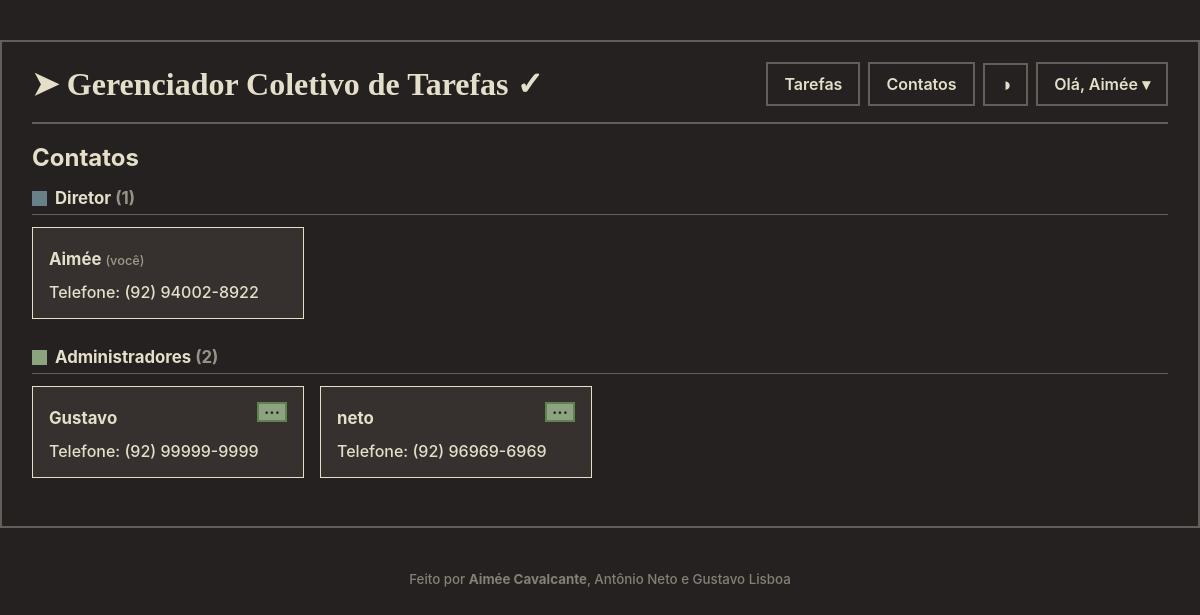
The page /contatos (signed in) on the database its author committed.
### models.py (models this page shows)
class User(db.Model, UserMixin): # Define a classe usuário
    id = db.Column(db.Integer, primary_key = True)
    username = db.Column(db.String(150), unique = True, nullable= False)
    password = db.Column(db.String(150), nullable=False)
    role = db.Column(db.String(10), default = 'membro') # Administrador ou membro
    telefone = db.Column(db.String(20), nullable=False)

### app.py (the view)
@app.route('/contatos')
@login_required
def contatos():
    return render_template('contatos.html', users=all_users())

### app.py (called while the page is built)
@login_manager.user_loader
def load_user(user_id):
    return db.session.get(User, int(user_id))

def is_admin(user):
    return user.role in ADMIN_ROLES

def is_diretor(user):
    return user.role == 'diretor'

def can_delete_user(target):
    if is_diretor(target):
        return False
    if current_user.id == target.id:
        return True
    if is_diretor(current_user):
        return True
    return is_admin(current_user) and not is_admin(target)

def can_promote(target):
    return is_diretor(current_user) and not is_admin(target)

def can_demote(target):
    return is_diretor(current_user) and target.role == 'admin'

@app.context_processor
def inject_globals():
    return dict(
        STATUS_ORDER=STATUS_ORDER,
        STATUS_EDITAVEIS=STATUS_EDITAVEIS,
        STATUS_CSS=STATUS_CSS,
        PRIORITY_CSS=PRIORITY_CSS,
        PRIORIDADES=PRIORIDADES,
        can_edit=can_edit,
        can_delete=can_delete,
        can_delete_user=can_delete_user,
        can_promote=can_promote,
        can_demote=can_demote,
        is_admin=is_admin,
        is_diretor=is_diretor
    )

@app.template_filter('telefone')
def format_phone(d):
    if not d:
        return ''
    if len(d) == 11:
        return f'({d[:2]}) {d[2:7]}-{d[7:]}'
    return f'({d[:2]}) {d[2:6]}-{d[6:]}'

def all_users():
    return User.query.order_by(User.username).all()

### templates/contatos.html (shortened to what this page needs)
{% extends "base.html" %}
{% from "macros.html" import role_label %}
{% block content %}
<h2 class="page-title titulo-contatos">Contatos</h2>
{% set secoes = [
    ('Diretor', users|selectattr('role', 'equalto', 'diretor')|list),
    ('Administradores', users|selectattr('role', 'equalto', 'admin')|list),
    ('Membros', users|rejectattr('role', 'in', ['diretor', 'admin'])|list),
] %}
{% for titulo, lista in secoes if lista %}
<div class="contacts-section">
<div class="contacts-section-header">
    {% if titulo == 'Diretor' %}
        <span class="role-dot dot-diretor"></span>
    {% elif titulo == 'Administradores' %}
        <span class="role-dot dot-admin"></span>
    {% endif %}
    <h3 class="contacts-section-title">{{ titulo }} <span class="muted-text">({{ lista|length }})</span></h3>
</div>
<div class="contacts-grid">
    {% for u in lista %}
    <section class="card contact-card">
        <div class="contact-card-header">
            <h3 class="contact-name">{{ u.username }}{% if u.id == current_user.id %} <span class="current-user-label">(você)</span>{% endif %}</h3>
            {% if u.id != current_user.id and (can_promote(u) or can_demote(u) or can_delete_user(u)) %}
            <details class="dropdown drop-contato">
                <summary class="button button-secondary button-details">...</summary>
            </details>
            {% endif %}
        </div>
        <p class="contact-phone">
            Telefone:
            {% if u.telefone %}
                {{ u.telefone|telefone }}
            {% else %}
                <span class="muted-text">não informado</span>
            {% endif %}
        </p>
    </section>
    {% endfor %}
</div>
</div>
{% endfor %}
{% endblock %}

### templates/base.html (shortened to what this page needs)
<!DOCTYPE html>
<html lang="pt-BR" class="kemuri-koke-dark">
<head>
    <link rel="stylesheet" href="{{ url_for('static', filename='style.css') }}">
</head>
<body>
<main class="{% block container_class %}container{% endblock %}">
    <header class="header">
        <h1 class="logo">
            <a href="{{ url_for('home') }}" class="logo-link">➤ Gerenciador Coletivo de Tarefas ✓</a>
        </h1>
        <nav class="main-menu">
            {% if current_user.is_authenticated %}
                <a href="{{ url_for('dashboard') }}" class="button button-secondary">Tarefas</a>
                <a href="{{ url_for('contatos') }}" class="button button-secondary">Contatos</a>
                <button type="button" id="theme-toggle" class="button theme-button button-secondary" aria-label="Alternar tema"></button>
                <details class="dropdown">
                    <summary class="button button-secondary">Olá, {{ current_user.username }} ▾</summary>
                </details>
            {% else %}
                <a href="{{ url_for('login') }}" class="button button-secondary">Entrar</a>
                <a href="{{ url_for('register') }}" class="button button-secondary">Registrar</a>
            {% endif %}
        </nav>
    </header>
<hr class="divisoria-horizontal">
    {% block content %}{% endblock %}
</main>
<footer class="footer">
    <small>Feito por <b>Aimée Cavalcante</b>, Antônio Neto e Gustavo Lisboa</small>
</footer>
</body>
</html>

### static/style.css (style rules this page uses)
:root { font-family: -apple-system, Segoe UI, sans-serif; font-weight: 500; }
.kemuri-koke-dark { color-scheme: dark; }
* { box-sizing: border-box; }
body { background: var(--mSurface); color: var(--mOnSurface); margin: 0; }
.container { max-width: 1400px; margin: 40px auto; padding: 20px 30px; border: 2px solid var(--mOutline); }
.divisoria-horizontal { border: none; border-top: 0px solid var(--mOutline); height: 2px; width: 100%; background-color: var(--mOutline); margin: 12px 0px 12px 0px; }
.header { display: flex; align-items: center; justify-content: space-between; flex-wrap: wrap; gap: 12px; margin-bottom: 16px; }
.logo { margin: 0; font-size: 2rem; font-weight: 700; font-family: Verdana, Geneva, Tahoma, serif; }
.logo-link { color: inherit; text-decoration: none; }
.main-menu { display: flex; align-items: center; flex-wrap: wrap; gap: 8px; }
.footer { text-align: center; opacity: 0.5; margin: 24px 0 40px; }
.button { display: inline-block; font: inherit; font-weight: 600; line-height: normal; text-align: center; text-decoration: none; padding: 10px 16px; border: 2px solid var(--mOutline); border-radius: 0px; cursor: pointer; background: var(--mSurface); color: var(--mOnSurface); }
.theme-button { font-size: 1.2rem; padding: 7.5px 15px; }
.button-secondary { background: var(--mSurface); color: var(--mOnSurface); }
.button-details { width: 30px; height: 20px; text-align: center; flex-shrink: 0; display: inline-flex; align-items: center; justify-content: center; padding: 0px 0px 9px 0px; border: 2px solid var(--darkGreen); background: var(--mPrimary); color: var(--mOnPrimary); font-size: 1rem; font-weight: 700; line-height: 1; cursor: pointer; }
.dropdown { position: relative; display: inline-block; }
.dropdown summary { list-style: none; cursor: pointer; user-select: none; }
.card { background: var(--mSurfaceVariant); border: 1px solid var(--mOnSurfaceVariant); border-radius: 0px; padding: 16px; margin: 12px 0; }
.page-title { margin: 10px 0px 16px 0px; font-size: 1.5rem; font-weight: 700; }
.titulo-contatos { margin-top: 19px; }
.muted-text { opacity: 0.6; }
.current-user-label { font-size: 0.8rem; font-weight: 500; opacity: 0.6; }
.role-dot { display: inline-block; width: 15px; height: 15px; border-radius: 0%; flex-shrink: 0; }
.dot-admin { background-color: var(--admin); }
.dot-diretor { background-color: var(--diretor); }
.contacts-section { margin-bottom: 28px; }
.contacts-section-header { display: flex; align-items: center; gap: 8px; margin: 0 0 12px 0; padding-bottom: 6px; border-bottom: 1px solid var(--mOutline); }
.contacts-section-title { margin: 0; font-size: 1.05rem; font-weight: 700; }
.contacts-grid { display: grid; grid-template-columns: repeat(auto-fill, minmax(220px, 1fr)); gap: 16px; }
.contact-card { margin: 0; }
.contact-card-header { display: flex; align-items: center; min-height: 30px; justify-content: space-between; gap: 8px; margin-bottom: 8px; }
.contact-name { margin: 0; font-size: 1.05rem; word-break: break-word; }
.contact-phone { margin: 0; }
.drop-contato { margin-top: -16px; }

### static/palette.css (style rules this page uses)
.kemuri-koke-dark { --mPrimary: #8ba37e; --mOnPrimary: #242120; --mSecondary: #a69680; --mOnSecondary: #242120; --mTertiary: #cb9168; --mOnTertiary: #242120; --mError: #c6685d; --mOnError: #242120; --mSurface: #242120; --mOnSurface: #e5dec9; --mSurfaceVariant: #36312f; --mOnSurfaceVariant: #e5dec9; --mOutline: #665c58; --mShadow: #000000; --mHover: #8ba37e; --mOnHover: #242120; --black: #242120; --red: #c6685d; --darkRed: #a44035; --green: #8ba37e; --yellow: #cb9168; --blue: #67808a; --magenta: #a27886; --cyan: #769f93; --white: #e5dec9; --darkBlue: #45636f; --darkGreen:#618051; --diretor:#67808a; --admin:#8ba37e; }

### rows shown on the page
User: username "Aimée", role "diretor" (drawn), shows "(você)", telefone|telefone "(92) 94002-8922"
User: username "Gustavo", telefone|telefone "(92) 99999-9999"
User: username "neto", telefone|telefone "(92) 96969-6969"

### other values the page prints
{{ titulo }} "Diretor" "Administradores"
{{ lista|length }} "1" "2"
